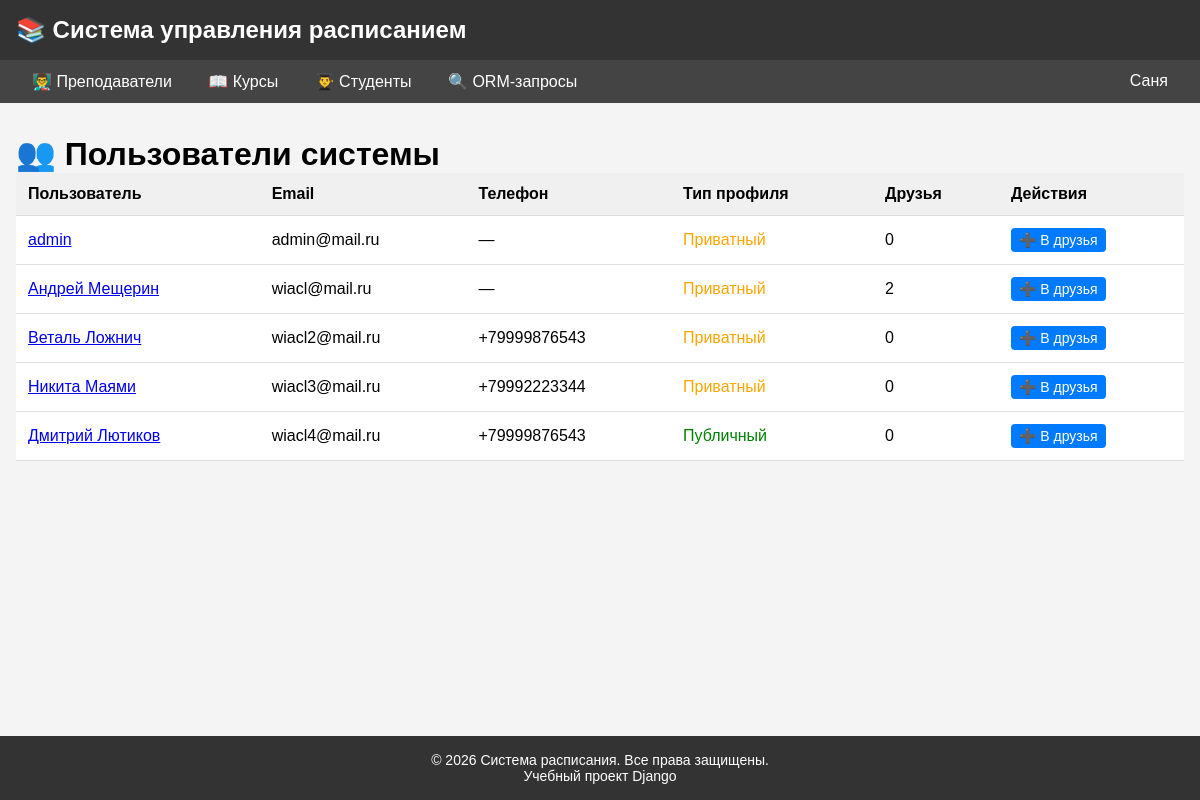
Screenshot of /users/users/ (signed in) with the database file from the repository.
### users/models.py (models this page shows, shortened)
class User(AbstractUser):
    groups = models.ManyToManyField(
        'auth.Group',
        verbose_name='группы',
        blank=True,
        help_text='Группы, к которым принадлежит пользователь.',
        related_name="custom_user_groups",
        related_query_name="custom_user_group",
    )
    user_permissions = models.ManyToManyField(
        'auth.Permission',
        verbose_name='права доступа',
        blank=True,
        help_text='Специальные права для пользователя.',
        related_name="custom_user_permissions",
        related_query_name="custom_user_permission",
    )
    middle_name = models.CharField(max_length=50, blank=True, null=True, verbose_name="Отчество")
    phone = models.CharField(max_length=20, blank=True, null=True, verbose_name="Телефон")
    birth_date = models.DateField(blank=True, null=True, verbose_name="Дата рождения")
    avatar = models.ImageField(
        upload_to='avatars/',
        blank=True,
        null=True,
        verbose_name="Аватар"
    )
    bio = models.TextField(blank=True, null=True, verbose_name="О себе")
    is_teacher = models.BooleanField(default=False, verbose_name="Преподаватель")
    is_student = models.BooleanField(default=False, verbose_name="Студент")
    friends = models.ManyToManyField(
        'self',
        blank=True,
        symmetrical=True,
        verbose_name="Друзья",
    )
    is_public = models.BooleanField(
        default=False,
        verbose_name="Публичный профиль",
        help_text="Если отмечено, профиль виден всем пользователям"
    )
    class Meta:
        verbose_name = "Пользователь"
        verbose_name_plural = "Пользователи"
    def get_friends_count(self):
        return self.friends.count()

### users/views.py (the view)
# urls.py: path('users/', views.user_list, name='user_list'),
@login_required
def user_list(request):
    users = User.objects.all().exclude(id=request.user.id)
    logger.debug(f"User {request.user.username} viewing user list ({users.count()} users)")
    return render(request, 'registration/user_list.html', {
        'users': users,
    })

### templates/registration/user_list.html (shortened to what this page needs)
{% extends 'schedule/base.html' %}
{% block content %}
<h1>👥 Пользователи системы</h1>
<table>
    <thead>
        <tr>
            <th>Пользователь</th>
            <th>Email</th>
            <th>Телефон</th>
            <th>Тип профиля</th>
            <th>Друзья</th>
            <th>Действия</th>
        </tr>
    </thead>
    <tbody>
        {% for user in users %}
        <tr>
            <td>
                <a href="{% url 'users:user_detail' user.id %}">
                    {{ user.get_full_name|default:user.username }}
                </a>
            </td>
            <td>{{ user.email }}</td>
            <td>{{ user.phone|default:"—" }}</td>
            <td>
                {% if user.is_public %}
                <span style="color: green;">Публичный</span>
                {% else %}
                <span style="color: orange;">Приватный</span>
                {% endif %}
            </td>
            <td>{{ user.get_friends_count }}</td>
            <td>
                {% if request.user.is_friend %}
                    <span style="color: green;">✅ Друг</span>
                {% else %}
                    <a href="{% url 'users:add_friend' user.id %}" class="btn btn-sm">➕ В друзья</a>
                {% endif %}
            </td>
        </tr>
        {% empty %}
        <tr><td colspan="6">Нет других пользователей</td></tr>
        {% endfor %}
    </tbody>
</table>
{% endblock %}

### schedule/templates/schedule/base.html (shortened to what this page needs)
<!DOCTYPE html>
<html lang="ru">
<head>
</head>
<body>
<header>
    <h1>📚 Система управления расписанием</h1>
</header>
<nav>
    <a href="{% url 'schedule:teacher_index' %}">👨‍🏫 Преподаватели</a>
    <a href="{% url 'schedule:course_index' %}">📖 Курсы</a>
    <a href="{% url 'schedule:student_index' %}">👨‍🎓 Студенты</a>
    <a href="{% url 'schedule:orm_queries' %}">🔍 ORM-запросы</a>
    {% if user.is_authenticated %}
        <div class="nav-dropdown" style="float: right;">
            <a href="#">{{ user.first_name|default:user.username }}</a>
        </div>
    {% else %}
        <div style="float: right;">
            <a href="{% url 'login' %}">🔐 Войти</a>
            <a href="{% url 'users:register' %}">📝 Регистрация</a>
        </div>
    {% endif %}
</nav>
<main>
    {% block content %}{% endblock %}
</main>
<footer>
    <p>© {% now "Y" %} Система расписания. Все права защищены.</p>
    <p>Учебный проект Django</p>
</footer>
</body>
</html>

### schedule/templates/schedule/base.html (style rules this page uses)
* { margin: 0; padding: 0; box-sizing: border-box; }
body { font-family: Arial, sans-serif; background: #f4f4f4; min-height: 100vh; display: flex; flex-direction: column; }
header { background: #333; color: white; padding: 1rem; }
header h1 { margin: 0; font-size: 1.5rem; }
nav { background: #444; padding: 0.75rem 1rem; }
nav a { color: white; text-decoration: none; margin: 0 1rem; }
main { flex: 1; max-width: 1200px; margin: 2rem auto; padding: 0 1rem; width: 100%; }
footer { background: #333; color: white; text-align: center; padding: 1rem; margin-top: auto; font-size: 0.875rem; }
table { width: 100%; border-collapse: collapse; background: white; }
th, td { padding: 0.75rem; text-align: left; border-bottom: 1px solid #ddd; }
th { background: #f0f0f0; }
.btn { display: inline-block; padding: 0.5rem 1rem; background: #007bff; color: white; text-decoration: none; border-radius: 4px; border: none; cursor: pointer; }
.btn-sm { padding: 0.25rem 0.5rem; font-size: 0.875rem; }
.nav-dropdown { position: relative; display: inline-block; }

### rows the page displays
User: first_name "Саня"
User: get_full_name "admin", email "admin@mail.ru", phone "—", is_public "Приватный", get_friends_count "0"
User: get_full_name "Андрей Мещерин", email "wiacl@mail.ru", phone "—", is_public "Приватный", get_friends_count "2"
User: get_full_name "Веталь Ложнич", email "wiacl2@mail.ru", phone "+79999876543", is_public "Приватный", get_friends_count "0"
User: get_full_name "Никита Маями", email "wiacl3@mail.ru", phone "+79992223344", is_public "Приватный", get_friends_count "0"
User: get_full_name "Дмитрий Лютиков", email "wiacl4@mail.ru", phone "+79999876543", is_public "Публичный", get_friends_count "0"
